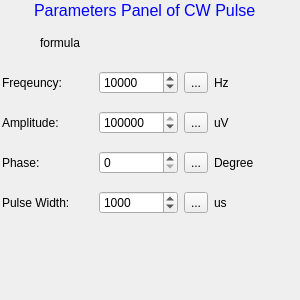
<?xml version="1.0" encoding="UTF-8"?>
<ui version="4.0">
 <class>PanelCW</class>
 <widget class="QWidget" name="PanelCW">
  <property name="geometry">
   <rect>
    <x>0</x>
    <y>0</y>
    <width>300</width>
    <height>300</height>
   </rect>
  </property>
  <property name="windowTitle">
   <string>Form</string>
  </property>
  <widget class="QWidget" name="layoutWidget">
   <property name="geometry">
    <rect>
     <x>2</x>
     <y>60</y>
     <width>291</width>
     <height>167</height>
    </rect>
   </property>
   <layout class="QGridLayout" name="gridLayout">
    <item row="0" column="0">
     <widget class="QLabel" name="label">
      <property name="text">
       <string>Freqeuncy:</string>
      </property>
     </widget>
    </item>
    <item row="0" column="1">
     <widget class="QSpinBox" name="spinFreq">
      <property name="minimum">
       <number>1</number>
      </property>
      <property name="maximum">
       <number>9999999</number>
      </property>
      <property name="value">
       <number>10000</number>
      </property>
     </widget>
    </item>
    <item row="0" column="2">
     <widget class="QToolButton" name="toolButtonFreq">
      <property name="text">
       <string>...</string>
      </property>
     </widget>
    </item>
    <item row="0" column="3">
     <widget class="QLabel" name="label_2">
      <property name="text">
       <string>Hz</string>
      </property>
     </widget>
    </item>
    <item row="1" column="0">
     <widget class="QLabel" name="label_3">
      <property name="text">
       <string>Amplitude:    </string>
      </property>
     </widget>
    </item>
    <item row="1" column="1">
     <widget class="QSpinBox" name="spinAmp">
      <property name="minimum">
       <number>1</number>
      </property>
      <property name="maximum">
       <number>2500000</number>
      </property>
      <property name="value">
       <number>1000000</number>
      </property>
     </widget>
    </item>
    <item row="1" column="2">
     <widget class="QToolButton" name="toolButtonAmp">
      <property name="text">
       <string>...</string>
      </property>
     </widget>
    </item>
    <item row="1" column="3">
     <widget class="QLabel" name="label_4">
      <property name="text">
       <string>uV</string>
      </property>
     </widget>
    </item>
    <item row="2" column="0">
     <widget class="QLabel" name="label_9">
      <property name="text">
       <string>Phase:       </string>
      </property>
     </widget>
    </item>
    <item row="2" column="1">
     <widget class="QSpinBox" name="spinPhase">
      <property name="maximum">
       <number>359</number>
      </property>
     </widget>
    </item>
    <item row="2" column="2">
     <widget class="QToolButton" name="toolButtonPhase">
      <property name="text">
       <string>...</string>
      </property>
     </widget>
    </item>
    <item row="2" column="3">
     <widget class="QLabel" name="label_10">
      <property name="text">
       <string>Degree</string>
      </property>
     </widget>
    </item>
    <item row="3" column="0">
     <widget class="QLabel" name="label_5">
      <property name="text">
       <string>Pulse Width:       </string>
      </property>
     </widget>
    </item>
    <item row="3" column="1">
     <widget class="QSpinBox" name="spinTau">
      <property name="minimum">
       <number>1</number>
      </property>
      <property name="maximum">
       <number>9999999</number>
      </property>
      <property name="value">
       <number>1000</number>
      </property>
     </widget>
    </item>
    <item row="3" column="2">
     <widget class="QToolButton" name="toolButtonTau">
      <property name="text">
       <string>...</string>
      </property>
     </widget>
    </item>
    <item row="3" column="3">
     <widget class="QLabel" name="label_6">
      <property name="text">
       <string>us</string>
      </property>
     </widget>
    </item>
   </layout>
  </widget>
  <widget class="QLabel" name="label_11">
   <property name="geometry">
    <rect>
     <x>34</x>
     <y>0</y>
     <width>241</width>
     <height>21</height>
    </rect>
   </property>
   <property name="text">
    <string>&lt;!DOCTYPE HTML PUBLIC &quot;-//W3C//DTD HTML 4.0//EN&quot; &quot;http://www.w3.org/TR/REC-html40/strict.dtd&quot;&gt;
&lt;html&gt;&lt;head&gt;&lt;meta name=&quot;qrichtext&quot; content=&quot;1&quot; /&gt;&lt;style type=&quot;text/css&quot;&gt;
p, li { white-space: pre-wrap; }
&lt;/style&gt;&lt;/head&gt;&lt;body style=&quot; font-family:'Sans'; font-size:10pt; font-weight:400; font-style:normal;&quot;&gt;
&lt;p style=&quot; margin-top:0px; margin-bottom:0px; margin-left:0px; margin-right:0px; -qt-block-indent:0; text-indent:0px;&quot;&gt;&lt;span style=&quot; font-family:'Lucida Grande'; font-size:12pt; color:#0000ff;&quot;&gt;Parameters Panel of CW Pulse&lt;/span&gt;&lt;/p&gt;&lt;/body&gt;&lt;/html&gt;</string>
   </property>
  </widget>
  <widget class="QLabel" name="labelFormula">
   <property name="geometry">
    <rect>
     <x>40</x>
     <y>22</y>
     <width>211</width>
     <height>41</height>
    </rect>
   </property>
   <property name="text">
    <string>formula</string>
   </property>
  </widget>
 </widget>
 <resources/>
 <connections/>
</ui>
